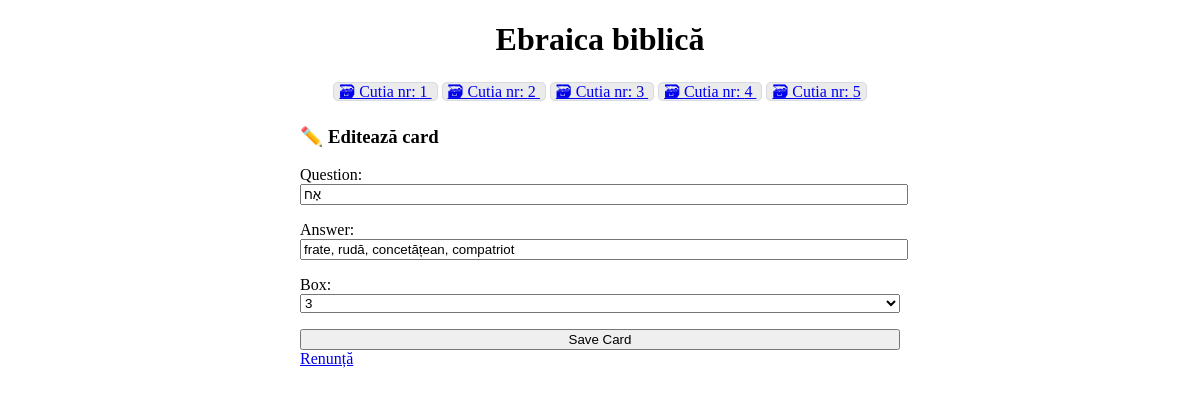
The page /cards/edit/5 on the database as committed earlier.
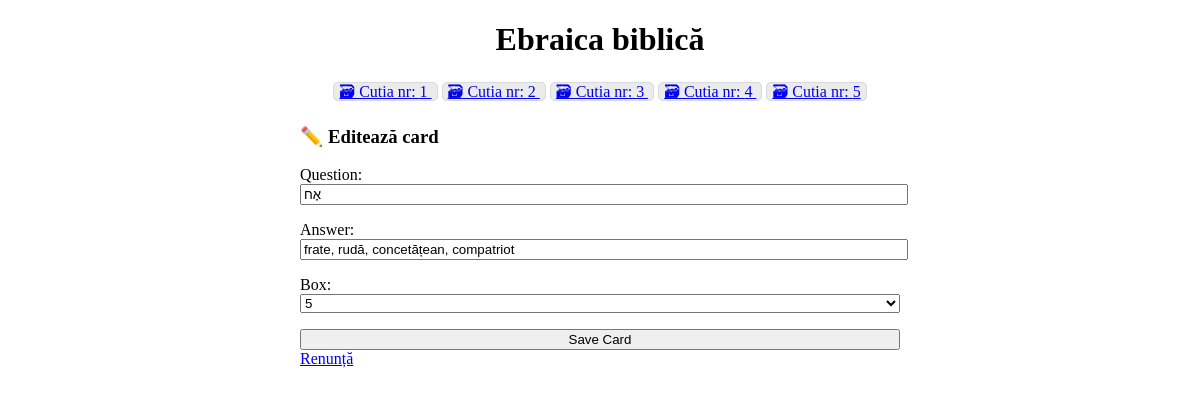
The same page on the database as committed later.
### cards/models.py (models this page shows, shortened)
class Card(models.Model):
    question = models.CharField(max_length=100)
    answer = models.CharField(max_length=1000)
    box = models.IntegerField(
        choices=zip(BOXES, BOXES),
        default=BOXES[0],
    )
    date_created = models.DateTimeField(auto_now_add=True)

### cards/views.py (the view)
# urls.py: path("edit/<int:pk>", views.CardUpdateView.as_view(), name="card-update"),
class CardUpdateView(CardCreateView, UpdateView):
    success_url = reverse_lazy("card-list")

### cards/templatetags/cards_tags.py (called while the page is built)
@register.inclusion_tag("cards/box_links.html")
def boxes_as_links():
    boxes = []
    for box_num in BOXES:
        card_count = Card.objects.filter(box=box_num).count()
        boxes.append({
            "number": box_num,
            "card_count": card_count,
        })
    return {"boxes": boxes}

### cards/templates/cards/card_form.html (shortened to what this page needs)
{% extends "cards/base.html" %}
{% block content %}
    {% if card %}
        <h3>✏️ Editează card</h3>
    {% else %}
        <h2>✨ Creaza card nou</h2>
    {% endif %}
    <form method="post">
        {{ form.as_p }}
        <input type="submit" value="Save Card">
    </form>
    <a href="{% url 'card-list' %}">
        Renunță
    </a>
{% endblock %}

Rows that differ between the two databases and show on the page:
changed Card "frate, rudă, concetățean, compatriot": box "3" → "5"
